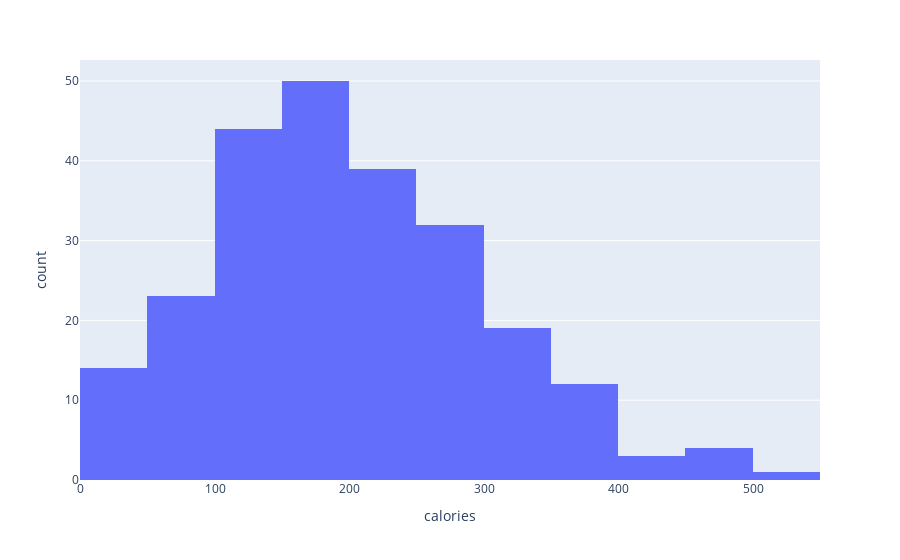
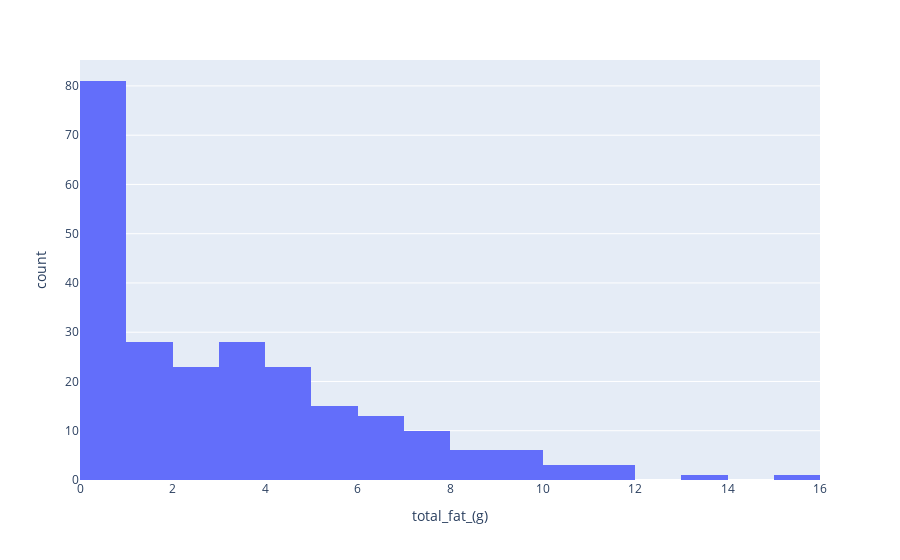
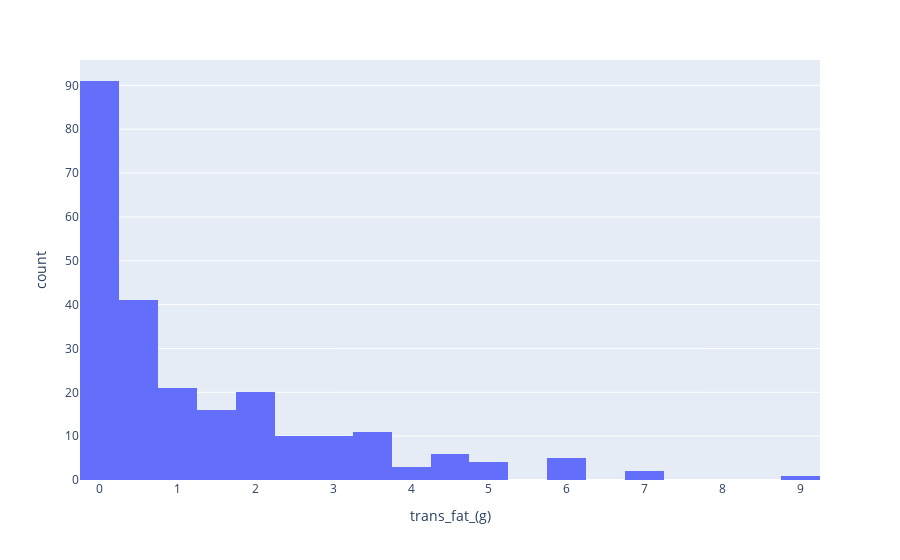
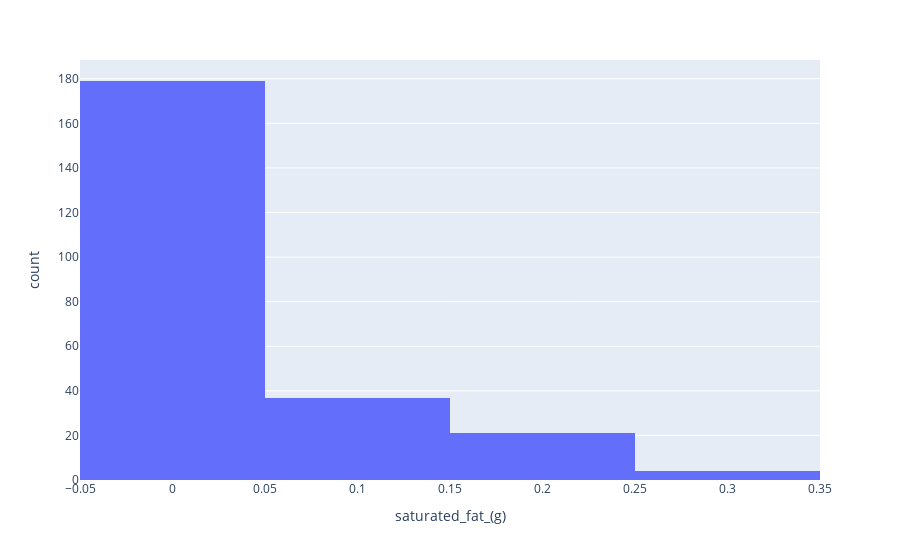

Notebook source saved alongside these figures, in order:
### Markdown cell above
### Histos

### Code cell
for col in df_num_cols:
    display(px.histogram(df, col))

### Figure 1 — Plotly figure (JSON) as saved in the notebook; plotly's stock layout.template omitted (floating-point values rounded to 4 significant figures; data arrays with more than 128 entries replaced by an {"elided": "..."} marker saying what was removed)
{"data": [{"alignmentgroup": "True", "bingroup": "x", "hovertemplate": "calories=%{x}<br>count=%{y}<extra></extra>", "legendgroup": "", "marker": {"color": "#636efa", "pattern": {"shape": ""}}, "name": "", "offsetgroup": "", "orientation": "v", "showlegend": false, "type": "histogram", "x": {"elided": "241 int values"}, "xaxis": "x", "yaxis": "y"}], "layout": {"barmode": "relative", "legend": {"tracegroupgap": 0}, "margin": {"t": 60}, "xaxis": {"anchor": "y", "domain": [0, 1], "title": {"text": "calories"}}, "yaxis": {"anchor": "x", "domain": [0, 1], "title": {"text": "count"}}}}

### Figure 2 — Plotly figure (JSON) as saved in the notebook; plotly's stock layout.template omitted (floating-point values rounded to 4 significant figures; data arrays with more than 128 entries replaced by an {"elided": "..."} marker saying what was removed)
{"data": [{"alignmentgroup": "True", "bingroup": "x", "hovertemplate": "total_fat_(g)=%{x}<br>count=%{y}<extra></extra>", "legendgroup": "", "marker": {"color": "#636efa", "pattern": {"shape": ""}}, "name": "", "offsetgroup": "", "orientation": "v", "showlegend": false, "type": "histogram", "x": {"elided": "241 float values"}, "xaxis": "x", "yaxis": "y"}], "layout": {"barmode": "relative", "legend": {"tracegroupgap": 0}, "margin": {"t": 60}, "xaxis": {"anchor": "y", "domain": [0, 1], "title": {"text": "total_fat_(g)"}}, "yaxis": {"anchor": "x", "domain": [0, 1], "title": {"text": "count"}}}}

### Figure 3 — Plotly figure (JSON) as saved in the notebook; plotly's stock layout.template omitted (floating-point values rounded to 4 significant figures; data arrays with more than 128 entries replaced by an {"elided": "..."} marker saying what was removed)
{"data": [{"alignmentgroup": "True", "bingroup": "x", "hovertemplate": "trans_fat_(g)=%{x}<br>count=%{y}<extra></extra>", "legendgroup": "", "marker": {"color": "#636efa", "pattern": {"shape": ""}}, "name": "", "offsetgroup": "", "orientation": "v", "showlegend": false, "type": "histogram", "x": {"elided": "241 float values"}, "xaxis": "x", "yaxis": "y"}], "layout": {"barmode": "relative", "legend": {"tracegroupgap": 0}, "margin": {"t": 60}, "xaxis": {"anchor": "y", "domain": [0, 1], "title": {"text": "trans_fat_(g)"}}, "yaxis": {"anchor": "x", "domain": [0, 1], "title": {"text": "count"}}}}

### Figure 4 — Plotly figure (JSON) as saved in the notebook; plotly's stock layout.template omitted (floating-point values rounded to 4 significant figures; data arrays with more than 128 entries replaced by an {"elided": "..."} marker saying what was removed)
{"data": [{"alignmentgroup": "True", "bingroup": "x", "hovertemplate": "saturated_fat_(g)=%{x}<br>count=%{y}<extra></extra>", "legendgroup": "", "marker": {"color": "#636efa", "pattern": {"shape": ""}}, "name": "", "offsetgroup": "", "orientation": "v", "showlegend": false, "type": "histogram", "x": {"elided": "241 float values"}, "xaxis": "x", "yaxis": "y"}], "layout": {"barmode": "relative", "legend": {"tracegroupgap": 0}, "margin": {"t": 60}, "xaxis": {"anchor": "y", "domain": [0, 1], "title": {"text": "saturated_fat_(g)"}}, "yaxis": {"anchor": "x", "domain": [0, 1], "title": {"text": "count"}}}}
